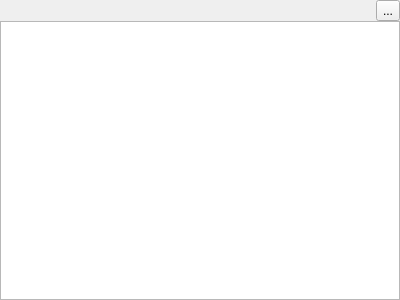
<?xml version="1.0" encoding="UTF-8"?>
<ui version="4.0">
 <class>Terminal</class>
 <widget class="QWidget" name="Terminal">
  <property name="geometry">
   <rect>
    <x>0</x>
    <y>0</y>
    <width>400</width>
    <height>300</height>
   </rect>
  </property>
  <property name="windowTitle">
   <string>Form</string>
  </property>
  <layout class="QVBoxLayout" name="verticalLayout">
   <property name="spacing">
    <number>0</number>
   </property>
   <property name="leftMargin">
    <number>0</number>
   </property>
   <property name="topMargin">
    <number>0</number>
   </property>
   <property name="rightMargin">
    <number>0</number>
   </property>
   <property name="bottomMargin">
    <number>0</number>
   </property>
   <item>
    <layout class="QHBoxLayout" name="horizontalLayout_3">
     <item>
      <spacer name="horizontalSpacer">
       <property name="orientation">
        <enum>Qt::Horizontal</enum>
       </property>
       <property name="sizeHint" stdset="0">
        <size>
         <width>40</width>
         <height>20</height>
        </size>
       </property>
      </spacer>
     </item>
     <item>
      <widget class="QToolButton" name="closeButton">
       <property name="text">
        <string>...</string>
       </property>
       <property name="checkable">
        <bool>true</bool>
       </property>
       <property name="autoRepeat">
        <bool>false</bool>
       </property>
       <property name="autoExclusive">
        <bool>true</bool>
       </property>
      </widget>
     </item>
    </layout>
   </item>
   <item>
    <widget class="QPlainTextEdit" name="textEdit"/>
   </item>
  </layout>
 </widget>
 <resources/>
 <connections/>
</ui>
